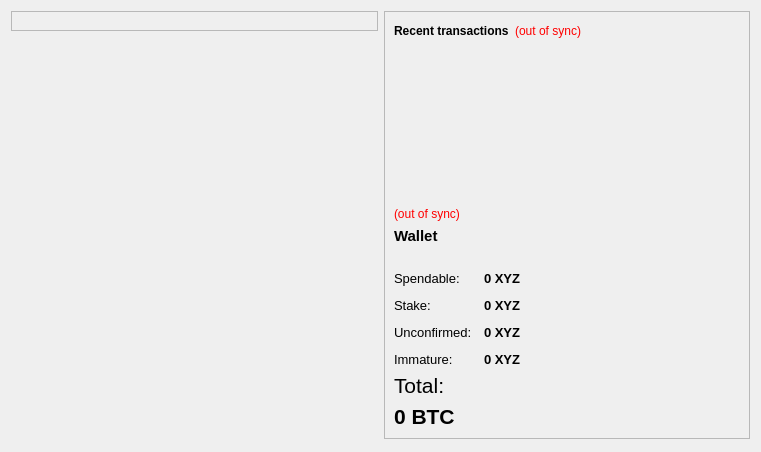
<?xml version="1.0" encoding="UTF-8"?>
<ui version="4.0">
 <class>OverviewPage</class>
 <widget class="QWidget" name="OverviewPage">
  <property name="geometry">
   <rect>
    <x>0</x>
    <y>0</y>
    <width>761</width>
    <height>452</height>
   </rect>
  </property>
  <property name="windowTitle">
   <string>Form</string>
  </property>
  <layout class="QHBoxLayout" name="horizontalLayout" stretch="1,1">
   <item>
    <layout class="QVBoxLayout" name="verticalLayout_2">
     <item>
      <widget class="QFrame" name="frame">
       <property name="frameShape">
        <enum>QFrame::StyledPanel</enum>
       </property>
       <property name="frameShadow">
        <enum>QFrame::Raised</enum>
       </property>
       <layout class="QVBoxLayout" name="verticalLayout_4">
        <item>
         <layout class="QHBoxLayout" name="horizontalLayout_4"/>
        </item>
       </layout>
      </widget>
     </item>
     <item>
      <spacer name="verticalSpacer">
       <property name="orientation">
        <enum>Qt::Vertical</enum>
       </property>
       <property name="sizeHint" stdset="0">
        <size>
         <width>20</width>
         <height>40</height>
        </size>
       </property>
      </spacer>
     </item>
    </layout>
   </item>
   <item>
    <layout class="QVBoxLayout" name="verticalLayout_3">
     <item>
      <widget class="QFrame" name="frame_2">
       <property name="frameShape">
        <enum>QFrame::StyledPanel</enum>
       </property>
       <property name="frameShadow">
        <enum>QFrame::Raised</enum>
       </property>
       <layout class="QVBoxLayout" name="verticalLayout">
        <item>
         <layout class="QHBoxLayout" name="horizontalLayout_2">
          <item>
           <widget class="QLabel" name="label_4">
            <property name="text">
             <string>&lt;b&gt;Recent transactions&lt;/b&gt;</string>
            </property>
           </widget>
          </item>
          <item>
           <widget class="QLabel" name="labelTransactionsStatus">
            <property name="toolTip">
             <string>The displayed information may be out of date. Your wallet automatically synchronizes with the xyzcoin network after a connection is established, but this process has not completed yet.</string>
            </property>
            <property name="styleSheet">
             <string notr="true">QLabel { color: red; }</string>
            </property>
            <property name="text">
             <string notr="true">(out of sync)</string>
            </property>
            <property name="alignment">
             <set>Qt::AlignRight|Qt::AlignTrailing|Qt::AlignVCenter</set>
            </property>
           </widget>
          </item>
          <item>
           <spacer name="horizontalSpacer">
            <property name="orientation">
             <enum>Qt::Horizontal</enum>
            </property>
            <property name="sizeHint" stdset="0">
             <size>
              <width>40</width>
              <height>20</height>
             </size>
            </property>
           </spacer>
          </item>
         </layout>
        </item>
        <item>
         <widget class="QListView" name="listTransactions">
          <property name="styleSheet">
           <string notr="true">QListView { background: transparent; }</string>
          </property>
          <property name="frameShape">
           <enum>QFrame::NoFrame</enum>
          </property>
          <property name="verticalScrollBarPolicy">
           <enum>Qt::ScrollBarAlwaysOff</enum>
          </property>
          <property name="horizontalScrollBarPolicy">
           <enum>Qt::ScrollBarAlwaysOff</enum>
          </property>
          <property name="selectionMode">
           <enum>QAbstractItemView::NoSelection</enum>
          </property>
         </widget>
        </item>
        <item>
         <widget class="QLabel" name="labelWalletStatus">
          <property name="toolTip">
           <string>The displayed information may be out of date. Your wallet automatically synchronizes with the xyzcoin network after a connection is established, but this process has not completed yet.</string>
          </property>
          <property name="styleSheet">
           <string notr="true">QLabel { color: red; }</string>
          </property>
          <property name="text">
           <string notr="true">(out of sync)</string>
          </property>
          <property name="alignment">
           <set>Qt::AlignLeading|Qt::AlignLeft|Qt::AlignVCenter</set>
          </property>
         </widget>
        </item>
        <item>
         <widget class="QLabel" name="label_5">
          <property name="font">
           <font>
            <pointsize>11</pointsize>
            <weight>75</weight>
            <bold>true</bold>
           </font>
          </property>
          <property name="text">
           <string>Wallet</string>
          </property>
         </widget>
        </item>
        <item>
         <spacer name="horizontalSpacer_2">
          <property name="orientation">
           <enum>Qt::Horizontal</enum>
          </property>
          <property name="sizeHint" stdset="0">
           <size>
            <width>40</width>
            <height>20</height>
           </size>
          </property>
         </spacer>
        </item>
        <item>
         <layout class="QFormLayout" name="formLayout_2">
          <property name="fieldGrowthPolicy">
           <enum>QFormLayout::AllNonFixedFieldsGrow</enum>
          </property>
          <property name="horizontalSpacing">
           <number>12</number>
          </property>
          <property name="verticalSpacing">
           <number>12</number>
          </property>
          <item row="0" column="0">
           <widget class="QLabel" name="label">
            <property name="font">
             <font>
              <pointsize>10</pointsize>
             </font>
            </property>
            <property name="text">
             <string>Spendable:</string>
            </property>
           </widget>
          </item>
          <item row="0" column="1">
           <widget class="QLabel" name="labelBalance">
            <property name="font">
             <font>
              <pointsize>10</pointsize>
              <weight>75</weight>
              <bold>true</bold>
             </font>
            </property>
            <property name="cursor">
             <cursorShape>IBeamCursor</cursorShape>
            </property>
            <property name="toolTip">
             <string>Your current spendable balance</string>
            </property>
            <property name="text">
             <string notr="true">0 XYZ</string>
            </property>
            <property name="textInteractionFlags">
             <set>Qt::LinksAccessibleByMouse|Qt::TextSelectableByKeyboard|Qt::TextSelectableByMouse</set>
            </property>
           </widget>
          </item>
          <item row="1" column="0">
           <widget class="QLabel" name="label_6">
            <property name="font">
             <font>
              <pointsize>10</pointsize>
             </font>
            </property>
            <property name="text">
             <string>Stake:</string>
            </property>
           </widget>
          </item>
          <item row="1" column="1">
           <widget class="QLabel" name="labelStake">
            <property name="font">
             <font>
              <pointsize>10</pointsize>
              <weight>75</weight>
              <bold>true</bold>
             </font>
            </property>
            <property name="cursor">
             <cursorShape>IBeamCursor</cursorShape>
            </property>
            <property name="toolTip">
             <string>Total of coins that was staked, and do not yet count toward the current balance</string>
            </property>
            <property name="text">
             <string notr="true">0 XYZ</string>
            </property>
            <property name="textInteractionFlags">
             <set>Qt::LinksAccessibleByMouse|Qt::TextSelectableByKeyboard|Qt::TextSelectableByMouse</set>
            </property>
           </widget>
          </item>
          <item row="2" column="0">
           <widget class="QLabel" name="label_3">
            <property name="font">
             <font>
              <pointsize>10</pointsize>
             </font>
            </property>
            <property name="text">
             <string>Unconfirmed:</string>
            </property>
           </widget>
          </item>
          <item row="2" column="1">
           <widget class="QLabel" name="labelUnconfirmed">
            <property name="font">
             <font>
              <pointsize>10</pointsize>
              <weight>75</weight>
              <bold>true</bold>
             </font>
            </property>
            <property name="cursor">
             <cursorShape>IBeamCursor</cursorShape>
            </property>
            <property name="toolTip">
             <string>Total of transactions that have yet to be confirmed, and do not yet count toward the current balance</string>
            </property>
            <property name="text">
             <string notr="true">0 XYZ</string>
            </property>
            <property name="textInteractionFlags">
             <set>Qt::LinksAccessibleByMouse|Qt::TextSelectableByKeyboard|Qt::TextSelectableByMouse</set>
            </property>
           </widget>
          </item>
          <item row="3" column="0">
           <widget class="QLabel" name="labelImmatureText">
            <property name="font">
             <font>
              <pointsize>10</pointsize>
             </font>
            </property>
            <property name="text">
             <string>Immature:</string>
            </property>
           </widget>
          </item>
          <item row="3" column="1">
           <widget class="QLabel" name="labelImmature">
            <property name="font">
             <font>
              <pointsize>10</pointsize>
              <weight>75</weight>
              <bold>true</bold>
             </font>
            </property>
            <property name="toolTip">
             <string>Mined balance that has not yet matured</string>
            </property>
            <property name="text">
             <string notr="true">0 XYZ</string>
            </property>
            <property name="textInteractionFlags">
             <set>Qt::LinksAccessibleByMouse|Qt::TextSelectableByKeyboard|Qt::TextSelectableByMouse</set>
            </property>
           </widget>
          </item>
         </layout>
        </item>
        <item>
         <widget class="QLabel" name="labelTotalText">
          <property name="font">
           <font>
            <family>Arial</family>
            <pointsize>16</pointsize>
           </font>
          </property>
          <property name="text">
           <string>Total:</string>
          </property>
         </widget>
        </item>
        <item>
         <widget class="QLabel" name="labelTotal">
          <property name="font">
           <font>
            <family>Arial</family>
            <pointsize>16</pointsize>
            <weight>75</weight>
            <bold>true</bold>
           </font>
          </property>
          <property name="cursor">
           <cursorShape>IBeamCursor</cursorShape>
          </property>
          <property name="toolTip">
           <string>Your current total balance</string>
          </property>
          <property name="text">
           <string notr="true">0 BTC</string>
          </property>
          <property name="textInteractionFlags">
           <set>Qt::LinksAccessibleByMouse|Qt::TextSelectableByKeyboard|Qt::TextSelectableByMouse</set>
          </property>
         </widget>
        </item>
       </layout>
      </widget>
     </item>
     <item>
      <spacer name="verticalSpacer_2">
       <property name="orientation">
        <enum>Qt::Vertical</enum>
       </property>
       <property name="sizeHint" stdset="0">
        <size>
         <width>20</width>
         <height>40</height>
        </size>
       </property>
      </spacer>
     </item>
    </layout>
   </item>
  </layout>
 </widget>
 <resources/>
 <connections/>
</ui>
